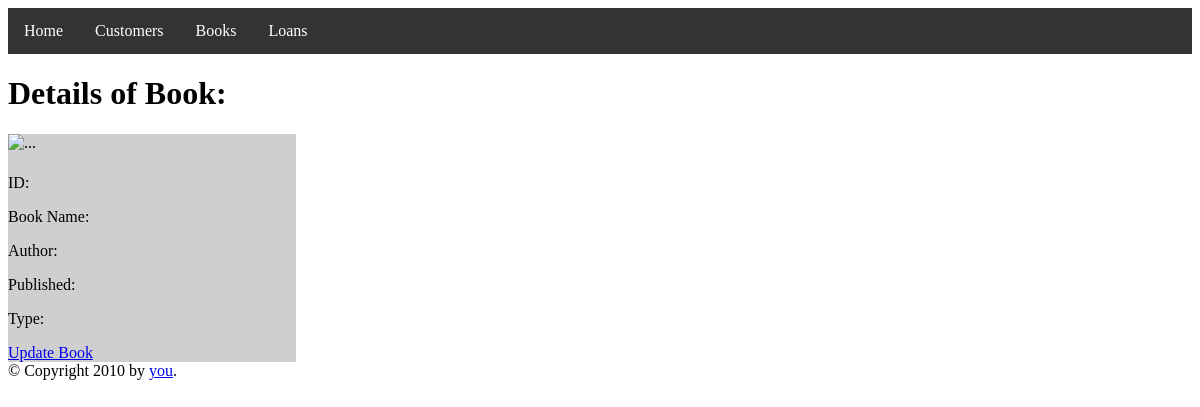
Before: /books/single/1 with the older database file.
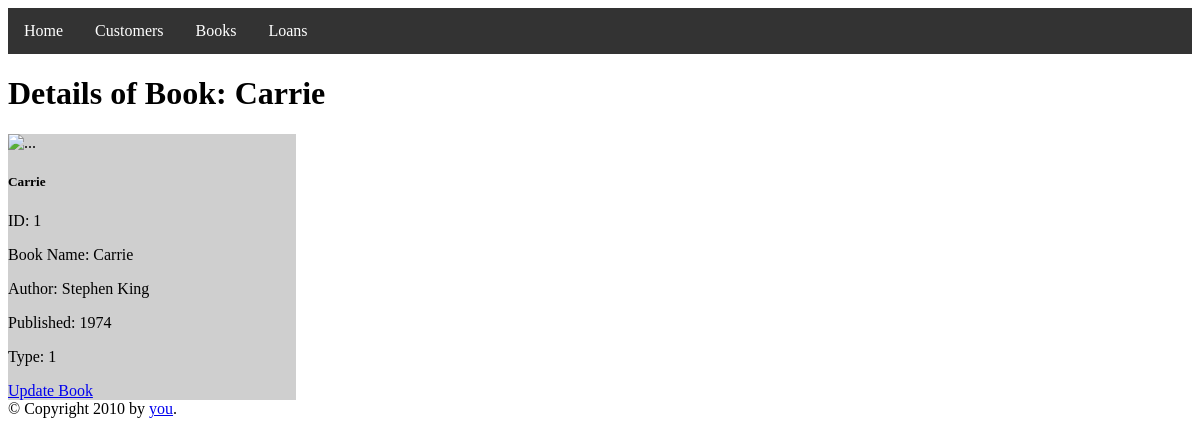
After: the same page with the newer database file.
### tables this page shows
CREATE TABLE Books (BookID INTEGER PRIMARY KEY, bookName text, Author text, Published int, Type int);

### books.py (the view)
@books.route('/single/<id>')
def b_single(id):
    book=execute_sql_oneResult(f"select * from Books where BookID={id}")
    return render_template("singleBook.html", book=book)

### DAL.py (called while the page is built)
def execute_sql_oneResult(sql):
    return cur.execute(sql).fetchone()

### templates/singleBook.html (shortened to what this page needs)
{% extends "layout.html" %}
{% block head %}
  {{ super() }}
{% endblock %}
{% block content %}
  <h1>Details of Book: {{book[1]}}</h1>
  <div class="card" style="width: 18rem;">
    <img src="..." class="card-img-top" alt="...">
    <div class="card-body">
      <h5 class="card-title">{{book[1]}}</h5>
      <p class="card-text">ID: {{book[0]}}</p>
      <p class="card-text">Book Name: {{book[1]}}</p>
      <p class="card-text">Author: {{book[2]}}</p>
      <p class="card-text">Published: {{book[3]}}</p>
      <p class="card-text">Type: {{book[4]}}</p>
      <a href="/books/single/{{book[0]}}/upd" class="btn btn-primary">Update Book</a>
    </div>
  </div>
{% endblock %}

Changed rows visible on the page:
added Books: bookName "Carrie", BookID "1", Author "Stephen King", Published "1974", Type "1"
